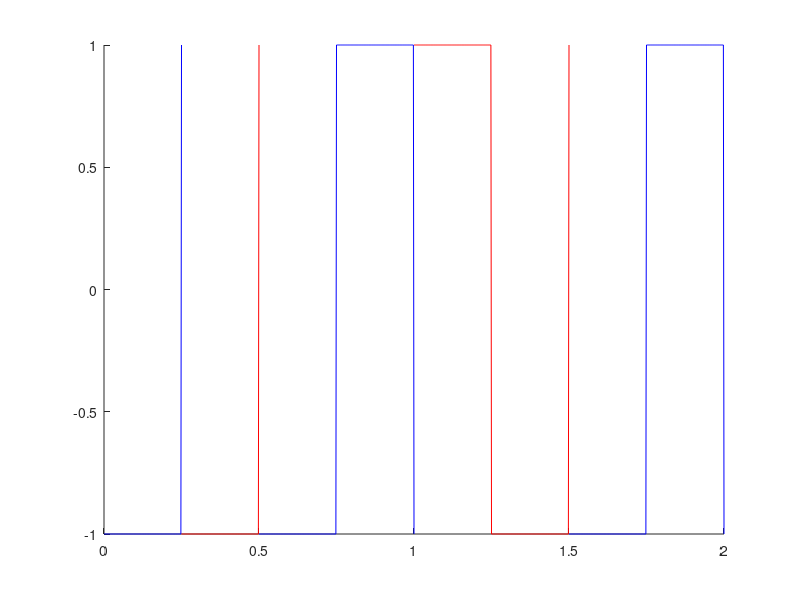
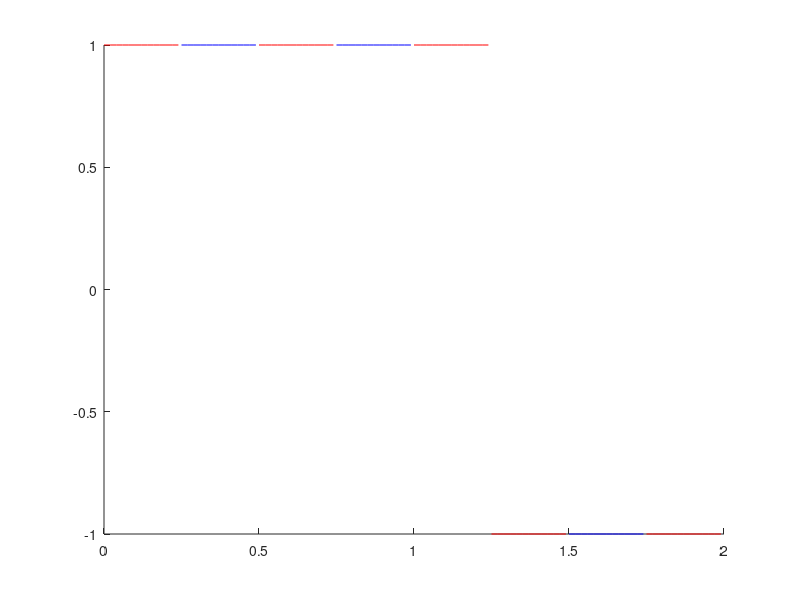
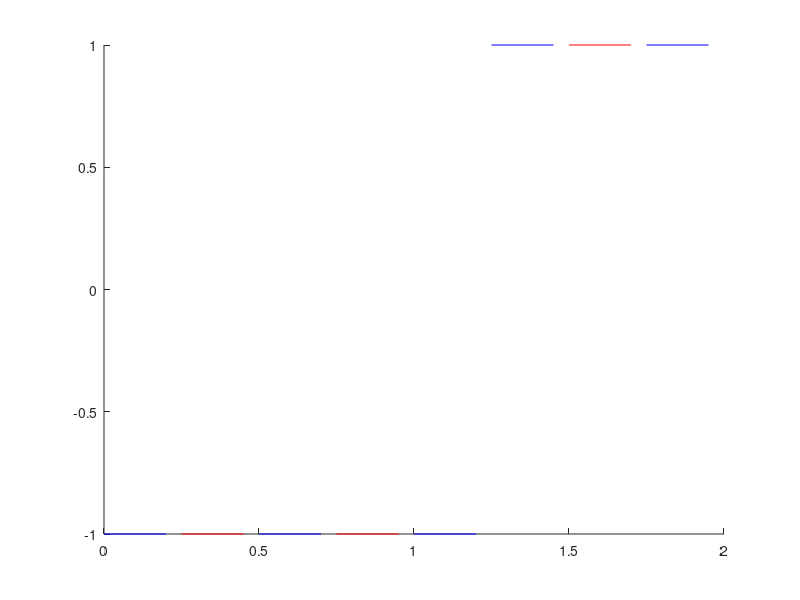

Write MATLAB code to recreate these figures, in order.
%rezolutie temporara 2ms=0.002s
Tmax=2 %in fiecare secunda apar 4 niveluri(vor aparea 8)
for n=1:1:4*Tmax; %iteratie dupa nr de niveluri
    t=(n-1)*0.25:0.002:n*0.25; %fiecare nivel dureaza 0.25s
r(n)=randperm(2,1); %genereaza un nr aleator dintre 1 si 2
figure(1)
hold on
if r(n)==1;
    s=square(4*pi*t,50);
    plot(t,s,'r')
else if r(n)==2 
        s=-square(4*pi*t,50);
        plot(t,s,'b')
    end

end
end
hold off

%apar linii verticale si intre doua nivele care se afla la aceeasi valoare,
%nu am reusit sa le indepartez


%rezolutie temporara 20ms=0.02s
Tmax=2 %in fiecare secunda apar 4 niveluri(vor aparea 8)
for n=1:1:4*Tmax; %iteratie dupa nr de niveluri
    t=(n-1)*0.25:0.02:n*0.25; %fiecare nivel dureaza 0.25s
r(n)=randperm(2,1); %genereaza un nr aleator dintre 1 si 2
figure(2)
hold on
if r(n)==1;
    s=square(4*pi*t,50);
    plot(t,s,'r')
else if r(n)==2 
        s=-square(4*pi*t,50);
        plot(t,s,'b')
    end

end
end
hold off

%rezolutie temporara 200ms=0.2s
Tmax=2 %in fiecare secunda apar 4 niveluri(vor aparea 8)
for n=1:1:4*Tmax; %iteratie dupa nr de niveluri
    t=(n-1)*0.25:0.2:n*0.25; %fiecare nivel dureaza 0.25s
r(n)=randperm(2,1); %genereaza un nr aleator dintre 1 si 2
figure(3)
hold on
if r(n)==1;
    s=square(4*pi*t,50);
    plot(t,s,'r')
else if r(n)==2 
        s=-square(4*pi*t,50);
        plot(t,s,'b')
    end

end
end
hold off

%apar linii verticale si intre doua nivele care se afla la aceeasi valoare,
%nu am reusit sa le indepartez


